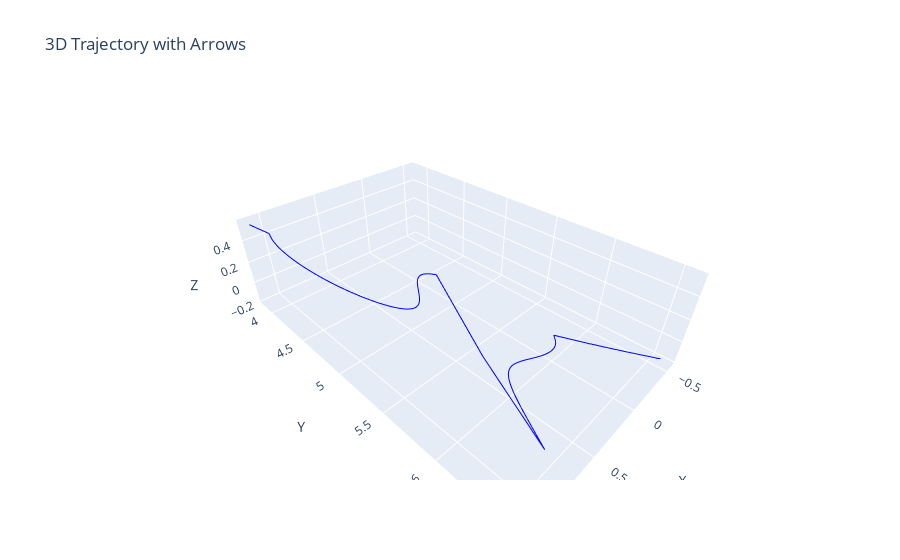

Notebook source saved alongside this figure:
### Code cell
import numpy as np
import plotly.graph_objects as go
# 提取数据
x = results[:, 1]  # 第二列
y = results[:, 2]  # 第三列
z = results[:, 3]  # 第四列
t = results[:, 0]  # 第一列作为变化方向

# 计算切向量
dx = np.diff(x)
dy = np.diff(y)
dz = np.diff(z)

# 选择箭头的间隔，假设我们每隔10个点添加一个箭头
arrow_interval = 10

# 创建箭头数据
arrow_x = x[:-1:arrow_interval]
arrow_y = y[:-1:arrow_interval]
arrow_z = z[:-1:arrow_interval]
arrow_dx = dx[::arrow_interval]
arrow_dy = dy[::arrow_interval]
arrow_dz = dz[::arrow_interval]

# 归一化方向向量
magnitude = np.sqrt(arrow_dx**2 + arrow_dy**2 + arrow_dz**2)
arrow_dx /= magnitude
arrow_dy /= magnitude
arrow_dz /= magnitude


# 创建3D图形
fig = go.Figure()

# 绘制三维轨迹
fig.add_trace(go.Scatter3d(x=x, y=y, z=z, mode='lines', name='Trajectory', line=dict(color='blue')))

fig.add_trace(go.Cone(x=arrow_x, y=arrow_y, z=arrow_z, u=arrow_dx, v=arrow_dy, w=arrow_dz, 
                     colorscale='Viridis', showscale=False, sizemode="absolute", sizeref=0.1))


# 设置标题和坐标轴
fig.update_layout(title="3D Trajectory with Arrows",
                  scene=dict(xaxis_title='X', yaxis_title='Y', zaxis_title='Z'))

# 显示图像
fig.show()

### Figure 1 — Plotly figure (JSON) as saved in the notebook; plotly's stock layout.template omitted (floating-point values rounded to 4 significant figures; data arrays with more than 128 entries replaced by an {"elided": "..."} marker saying what was removed)
{"data": [{"line": {"color": "blue"}, "mode": "lines", "name": "Trajectory", "type": "scatter3d", "x": {"elided": "400 float values"}, "y": {"elided": "400 float values"}, "z": {"elided": "400 float values"}}, {"colorscale": [[0, "#440154"], [0.1111, "#482878"], [0.2222, "#3e4989"], [0.3333, "#31688e"], [0.4444, "#26828e"], [0.5556, "#1f9e89"], [0.6667, "#35b779"], [0.7778, "#6ece58"], [0.8889, "#b5de2b"], [1, "#fde725"]], "showscale": false, "sizemode": "absolute", "sizeref": 0.1, "type": "cone", "u": [-0.3051, -0.3565, -0.3416, -0.01532, -0.1273, -0.1966, -0.2497, -0.295, -0.3361, -0.3756, -0.4155, -0.4581, -0.5071, -0.5689, -0.657, -0.8009, -0.9929, -0.7021, -0.7531, -0.9507, -0.7328, -0.3106, -0.6973, -0.9935, -0.9718, -0.9369, -0.9318, -0.9501, -0.9832, -0.9933, -0.6645, -0.6099, -0.6412, -0.7039, -0.6759, -0.7518, -0.5319, -0.597, -0.636, -0.6503], "v": [0.9347, 0.9163, 0.9209, 0.9766, 0.9674, 0.9551, 0.9422, 0.9286, 0.9143, 0.8987, 0.8811, 0.8601, 0.8332, 0.7942, 0.7274, 0.5774, 0.1145, -0.6866, -0.6361, 0.3, 0.6577, -0.8919, -0.6786, -0.1078, 0.2236, 0.3312, 0.3436, 0.2951, 0.1726, -0.1094, -0.7069, 0.7529, 0.7288, 0.675, 0.6997, 0.6271, 0.8014, 0.7596, 0.7313, 0.7204], "w": [-0.1823, -0.1826, -0.1879, -0.2146, -0.2189, -0.2216, -0.2236, -0.225, -0.226, -0.2263, -0.2258, -0.2242, -0.2206, -0.2134, -0.198, -0.1588, -0.03165, 0.1886, 0.1681, -0.07886, -0.1744, 0.3286, 0.2309, 0.03631, -0.07533, -0.1122, -0.1172, -0.1013, -0.05953, 0.03784, 0.2425, -0.2472, -0.2401, -0.2211, -0.2315, -0.2038, -0.2735, -0.2582, -0.2466, -0.2411], "x": [1.124, 1.096, 1.067, 1.085, 1.075, 1.057, 1.033, 1.007, 0.9773, 0.9456, 0.9119, 0.8762, 0.8386, 0.7987, 0.7561, 0.7097, 0.6566, 0.5851, 0.4595, 0.3804, 0.3242, 0.6418, 0.518, 0.4463, 0.3853, 0.3272, 0.2693, 0.2101, 0.1482, 0.08065, -0.01227, -0.07167, -0.1233, -0.176, -0.2299, -0.2844, -0.3407, -0.3971, -0.455, -0.514], "y": [3.875, 3.955, 4.033, 4.236, 4.37, 4.482, 4.583, 4.675, 4.762, 4.843, 4.919, 4.991, 5.058, 5.119, 5.173, 5.216, 5.241, 5.215, 5.056, 5.032, 5.065, 6.253, 5.992, 5.954, 5.958, 5.975, 5.997, 6.017, 6.033, 6.037, 5.983, 6.022, 6.082, 6.142, 6.201, 6.262, 6.322, 6.383, 6.445, 6.507], "z": [0.5552, 0.5394, 0.5237, 0.4803, 0.4505, 0.4248, 0.4013, 0.3791, 0.3579, 0.3377, 0.3183, 0.2998, 0.2823, 0.266, 0.2514, 0.2395, 0.2326, 0.2398, 0.2827, 0.2891, 0.2803, -0.09004, 0.002551, 0.01557, 0.01419, 0.008354, 0.001129, -0.005915, -0.01139, -0.01288, 0.005685, -0.006755, -0.02647, -0.04621, -0.06593, -0.08616, -0.1059, -0.1265, -0.1471, -0.1678]}], "layout": {"scene": {"xaxis": {"title": {"text": "X"}}, "yaxis": {"title": {"text": "Y"}}, "zaxis": {"title": {"text": "Z"}}}, "title": {"text": "3D Trajectory with Arrows"}}}
